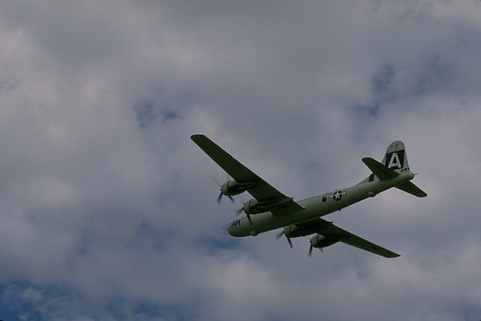
%> input picture Guided Filtering/data/3096.jpg, 481 x 321 px
$ octave Main_filter.m   (GNU Octave 9; MATLAB toolbox functions it lacks are replaced by stand-ins)
%> lines starting %> are read from the running program, lines starting %| are printed output that depends on the picture; in (x1, y1, x2, y2) boxes, pixels count from 0 and x2, y2 are one past the last pixel; in counts of white or black regions, pixels touching at a corner belong together; the program's own positions count from 1
### Guided Filtering/guidedfilter.m
function q = guidedfilter(I, p, r, eps)
%   GUIDEDFILTER   O(1) time implementation of guided filter.
%
%   - guidance image: I (should be a gray-scale/single channel image)
%   - filtering input image: p (should be a gray-scale/single channel image)
%   - local window radius: r
%   - regularization parameter: eps

[hei, wid] = size(I);
N = boxfilter(ones(hei, wid), r); % the size of each local patch; N=(2r+1)^2 except for boundary pixels.

mean_I = boxfilter(I, r) ./ N;
mean_p = boxfilter(p, r) ./ N;
mean_Ip = boxfilter(I.*p, r) ./ N;
cov_Ip = mean_Ip - mean_I .* mean_p; % this is the covariance of (I, p) in each local patch.

mean_II = boxfilter(I.*I, r) ./ N;
var_I = mean_II - mean_I .* mean_I;

a = cov_Ip ./ (var_I + eps); % Eqn. (5) in the paper;
b = mean_p - a .* mean_I; % Eqn. (6) in the paper;

mean_a = boxfilter(a, r) ./ N;
mean_b = boxfilter(b, r) ./ N;

q = mean_a .* I + mean_b; % Eqn. (8) in the paper;
end

### Guided Filtering/boxfilter.m
function imDst = boxfilter(imSrc, r)

%   BOXFILTER   O(1) time box filtering using cumulative sum
%
%   - Definition imDst(x, y)=sum(sum(imSrc(x-r:x+r,y-r:y+r)));
%   - Running time independent of r;
%   - Equivalent to the function: colfilt(imSrc, [2*r+1, 2*r+1], 'sliding', @sum);
%   - But much faster.

[hei, wid] = size(imSrc);
imDst = zeros(size(imSrc));

%cumulative sum over Y axis
imCum = cumsum(imSrc, 1);
%difference over Y axis
imDst(1:r+1, :) = imCum(1+r:2*r+1, :);
imDst(r+2:hei-r, :) = imCum(2*r+2:hei, :) - imCum(1:hei-2*r-1, :);
imDst(hei-r+1:hei, :) = repmat(imCum(hei, :), [r, 1]) - imCum(hei-2*r:hei-r-1, :);

%cumulative sum over X axis
imCum = cumsum(imDst, 2);
%difference over Y axis
imDst(:, 1:r+1) = imCum(:, 1+r:2*r+1);
imDst(:, r+2:wid-r) = imCum(:, 2*r+2:wid) - imCum(:, 1:wid-2*r-1);
imDst(:, wid-r+1:wid) = repmat(imCum(:, wid), [1, r]) - imCum(:, wid-2*r:wid-r-1);
end

### Guided Filtering/Main_filter.m
%% 程序分享
% 个人博客 www.aomanhao.top
% Github https://github.com/AomanHao
% CSDN https://blog.csdn.net/Aoman_Hao
%
% 何凯明作者论文及代码地址http://kaiminghe.com/eccv10/
%--------------------------------------

clear
close all
clc
addpath('.\methods\')
%% 读取图像
img=imread('.\data\3096.jpg');
%> img is the input picture: size 321x481x3 uint8; mean R, G, B 113.8, 118.4, 129.2
img = im2double(img);
%> img: size 321x481x3 double
[m,n,z] = size(img);
%> m = 321; n = 481; z = 3
if  z>1
    I = rgb2gray(img);
else
    I = img;
end
Filter_type = 'guidedfilter';%guidedfilter
savepath = './result/';
if ~exist(savepath,'var')
    mkdir(savepath)
end
%% param
p = I;
r = 4;
eps = 0.1^2;
result = zeros(size(I));

switch Filter_type
    case  'guidedfilter'
        %% 引导滤波
        result(:, :, 1) = guidedfilter(I(:, :, 1), p(:, :, 1), r, eps);
%> in boxfilter, `imDst(:, wid-r+1:wid) = repmat(imCum(:, wid), [1, r]) - imCum(:, wid-2..`:
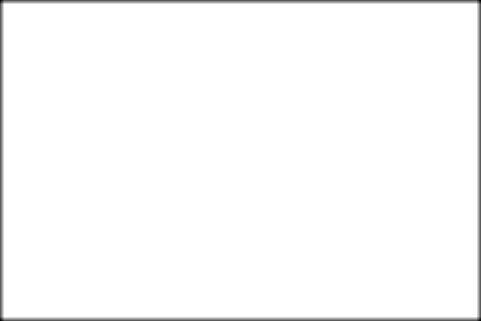
%> imDst: size 321x481 double; min 25, max 81, mean 80.1; drawn with min black and max white
%> in boxfilter (call 2), `imDst(hei-r+1:hei, :) = repmat(imCum(hei, :), [r, 1]) - imCum(hei-2*r:..`: imDst: size 321x481 double; min 0.217, max 5.61, mean 4.15
%> in boxfilter (call 2), `imDst(:, 1:r+1) = imCum(:, 1+r:2*r+1);`: imDst: size 321x481 double; min 0.217, max 49.12, mean 4.4
%> in boxfilter (call 2), `imDst(:, wid-r+1:wid) = repmat(imCum(:, wid), [1, r]) - imCum(:, wid-2..`: imDst: size 321x481 double; min 2.15, max 49.66, mean 37.1
%> call 4 of boxfilter, with r = 4
%> in boxfilter (call 4), `imDst(hei-r+1:hei, :) = repmat(imCum(hei, :), [r, 1]) - imCum(hei-2*r:..`: imDst: size 321x481 double; min 0.00558, max 3.5, mean 2.01
%> in boxfilter (call 4), `imCum = cumsum(imDst, 2);`:
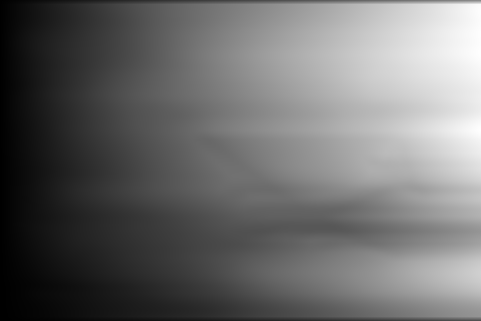
%> imCum: size 321x481 double; min 0.247, max 1149.9, mean 487; drawn with min black and max white
%> in boxfilter (call 4), `imDst(:, 1:r+1) = imCum(:, 1+r:2*r+1);`: imDst: size 321x481 double; min 0.00558, max 29.79, mean 2.1
%> in boxfilter (call 4), `imDst(:, wid-r+1:wid) = repmat(imCum(:, wid), [1, r]) - imCum(:, wid-2..`:
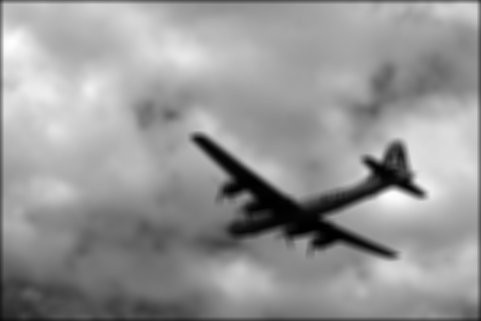
%> imDst: size 321x481 double; min 0.0614, max 30.46, mean 18; drawn with min black and max white
%> in guidedfilter, `mean_Ip = boxfilter(I.*p, r) ./ N;`:
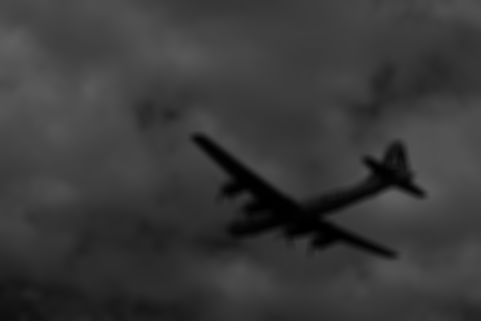
%> mean_Ip: size 321x481 double; min 0.000758, max 0.376, mean 0.225
%> call 6 of boxfilter, with r = 4
%> in boxfilter (call 6), `imDst(hei-r+1:hei, :) = repmat(imCum(hei, :), [r, 1]) - imCum(hei-2*r:..`: imDst: size 321x481 double; min 0.00255, max 7.53, mean 0.441
%> in boxfilter (call 6), `imDst(:, 1:r+1) = imCum(:, 1+r:2*r+1);`: imDst: size 321x481 double; min 0.00255, max 7.53, mean 0.446
%> in boxfilter (call 6), `imDst(:, wid-r+1:wid) = repmat(imCum(:, wid), [1, r]) - imCum(:, wid-2..`:
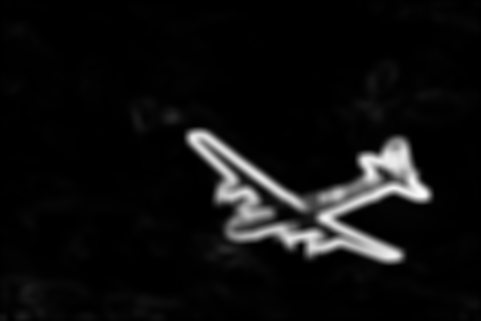
%> imDst: size 321x481 double; min 0.03, max 66.04, mean 4; drawn with min black and max white
%> call 7 of boxfilter, with r = 4
%> in boxfilter (call 7), `imDst(hei-r+1:hei, :) = repmat(imCum(hei, :), [r, 1]) - imCum(hei-2*r:..`:
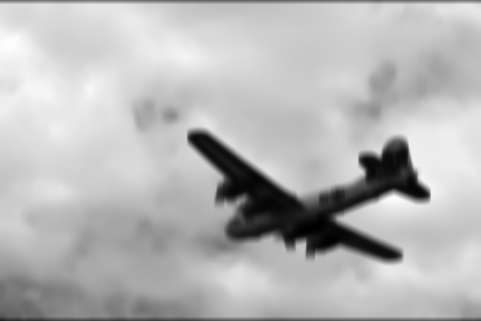
%> imDst: size 321x481 double; min 0.282, max 5.47, mean 4; drawn with min black and max white
%> in boxfilter (call 7), `imDst(:, 1:r+1) = imCum(:, 1+r:2*r+1);`: imDst: size 321x481 double; 1.04% of pixels changed, all inside (x1, y1, x2, y2) = (0, 0, 5, 321)
%> in boxfilter (call 7), `imDst(:, wid-r+1:wid) = repmat(imCum(:, wid), [1, r]) - imCum(:, wid-2..`:
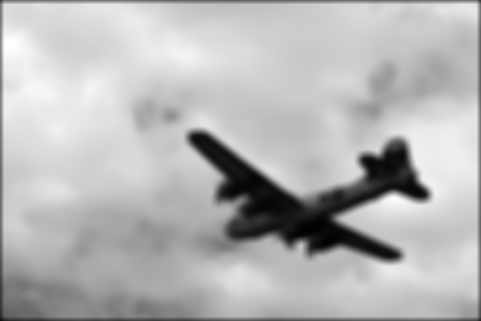
%> imDst: size 321x481 double; min 2.58, max 49.1, mean 35.9; drawn with min black and max white

    case 'Weightguidedfilter'
        %% 权重引导滤波 <Weighted Guided Image Filtering>
        result(:, :, 1) = Weightguidedfilter(I(:, :, 1), p(:, :, 1), r, eps);

end

imwrite(double(result),strcat(savepath,'result_',Filter_type,'_',num2str(eps),'.png'));
